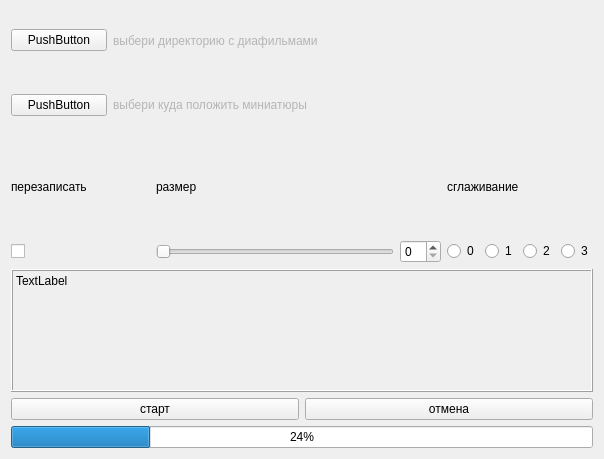
<?xml version="1.0" encoding="UTF-8"?>
<ui version="4.0">
 <class>Form</class>
 <widget class="QWidget" name="Form">
  <property name="geometry">
   <rect>
    <x>0</x>
    <y>0</y>
    <width>604</width>
    <height>459</height>
   </rect>
  </property>
  <property name="windowTitle">
   <string>Form</string>
  </property>
  <layout class="QVBoxLayout" name="verticalLayout_2">
   <item>
    <layout class="QVBoxLayout" name="verticalLayout" stretch="0,0">
     <item>
      <layout class="QHBoxLayout" name="horizontalLayout" stretch="1,5">
       <item>
        <widget class="QPushButton" name="choose_dia">
         <property name="text">
          <string>PushButton</string>
         </property>
        </widget>
       </item>
       <item>
        <widget class="QLabel" name="display_dia">
         <property name="styleSheet">
          <string notr="true">color: rgb(181, 181, 181);</string>
         </property>
         <property name="text">
          <string>выбери директорию с диафильмами</string>
         </property>
        </widget>
       </item>
      </layout>
     </item>
     <item>
      <layout class="QHBoxLayout" name="horizontalLayout_2" stretch="1,5">
       <item>
        <widget class="QPushButton" name="choose_min">
         <property name="text">
          <string>PushButton</string>
         </property>
        </widget>
       </item>
       <item>
        <widget class="QLabel" name="display_min">
         <property name="styleSheet">
          <string notr="true">color: rgb(181, 181, 181);</string>
         </property>
         <property name="text">
          <string>выбери куда положить миниатюры</string>
         </property>
        </widget>
       </item>
      </layout>
     </item>
    </layout>
   </item>
   <item>
    <layout class="QGridLayout" name="gridLayout">
     <item row="2" column="0">
      <widget class="QCheckBox" name="checkBox">
       <property name="text">
        <string/>
       </property>
      </widget>
     </item>
     <item row="2" column="1" colspan="2">
      <layout class="QHBoxLayout" name="horizontalLayout_4">
       <item>
        <widget class="QSlider" name="horizontalSlider">
         <property name="orientation">
          <enum>Qt::Horizontal</enum>
         </property>
        </widget>
       </item>
       <item>
        <widget class="QSpinBox" name="spinBox"/>
       </item>
      </layout>
     </item>
     <item row="2" column="3">
      <layout class="QHBoxLayout" name="horizontalLayout_5">
       <item>
        <widget class="QRadioButton" name="radioButton">
         <property name="text">
          <string>0</string>
         </property>
        </widget>
       </item>
       <item>
        <widget class="QRadioButton" name="radioButton_2">
         <property name="text">
          <string>1</string>
         </property>
        </widget>
       </item>
       <item>
        <widget class="QRadioButton" name="radioButton_3">
         <property name="text">
          <string>2</string>
         </property>
        </widget>
       </item>
       <item>
        <widget class="QRadioButton" name="radioButton_4">
         <property name="text">
          <string>3</string>
         </property>
        </widget>
       </item>
      </layout>
     </item>
     <item row="1" column="1">
      <widget class="QLabel" name="label_3">
       <property name="text">
        <string>размер</string>
       </property>
      </widget>
     </item>
     <item row="1" column="0">
      <widget class="QLabel" name="label">
       <property name="text">
        <string>перезаписать</string>
       </property>
      </widget>
     </item>
     <item row="1" column="3">
      <widget class="QLabel" name="label_2">
       <property name="text">
        <string>сглаживание</string>
       </property>
      </widget>
     </item>
    </layout>
   </item>
   <item>
    <widget class="QLabel" name="result">
     <property name="frameShape">
      <enum>QFrame::Box</enum>
     </property>
     <property name="frameShadow">
      <enum>QFrame::Raised</enum>
     </property>
     <property name="text">
      <string>TextLabel</string>
     </property>
     <property name="alignment">
      <set>Qt::AlignLeading|Qt::AlignLeft|Qt::AlignTop</set>
     </property>
    </widget>
   </item>
   <item>
    <layout class="QHBoxLayout" name="horizontalLayout_3" stretch="0,0">
     <item>
      <widget class="QPushButton" name="start">
       <property name="text">
        <string>старт</string>
       </property>
      </widget>
     </item>
     <item>
      <widget class="QPushButton" name="disabled">
       <property name="text">
        <string>отмена</string>
       </property>
      </widget>
     </item>
    </layout>
   </item>
   <item>
    <widget class="QProgressBar" name="progressBar">
     <property name="value">
      <number>24</number>
     </property>
    </widget>
   </item>
  </layout>
 </widget>
 <resources/>
 <connections>
  <connection>
   <sender>horizontalSlider</sender>
   <signal>valueChanged(int)</signal>
   <receiver>spinBox</receiver>
   <slot>setValue(int)</slot>
   <hints>
    <hint type="sourcelabel">
     <x>238</x>
     <y>132</y>
    </hint>
    <hint type="destinationlabel">
     <x>400</x>
     <y>129</y>
    </hint>
   </hints>
  </connection>
 </connections>
</ui>
